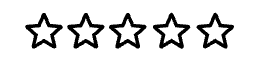
#> input picture starrate.png, 267 x 57 px; its folder holds 3 pictures in this run
$ python -i review.py   (imports and definitions only)   (older library calls are emulated)
#> lines starting #> are read from the running program, lines starting #| are printed output that depends on the picture
from tkinter import *
from PIL import Image, ImageTk
from db_conn import readFromDb, insertUpdateDeleteToDb

def review():
    global review_screen
    global review_image
    global starrate_icon
    global back_icon
    review_screen = Toplevel()
    starrate_icon = ImageTk.PhotoImage(Image.open("starrate.png").resize((160, 70), Image.ANTIALIAS))
    review_image = ImageTk.PhotoImage(Image.open("review_image.png").resize((580, 350), Image.ANTIALIAS))
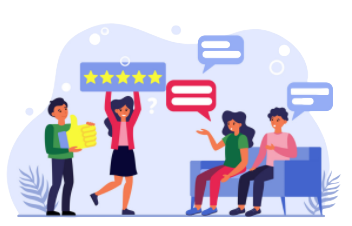
#> input picture review_image.png, 352 x 226 px

    txt_review = "Review"
    geometry_size = "1366x768"
    txt_comments = "Comments:"
    txt_rating = "Rating (Please select a star amount):"
    txt_submit = "Submit"
    txt_amount = " 1   2  3   4   5"

    back_icon = ImageTk.PhotoImage(Image.open("back.png").resize((30, 30), Image.ANTIALIAS))
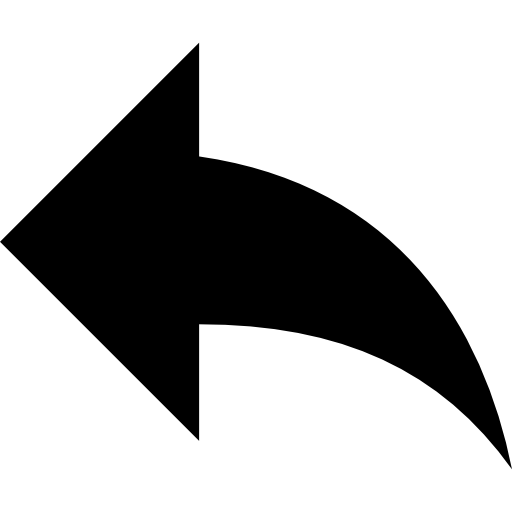
#> input picture back.png, 512 x 512 px
    Button(review_screen, image = back_icon, cursor="hand2", command = close_page).place(x=15,y=15)
    Label(review_screen, image = starrate_icon).place(x=420, y=535)
    Label(review_screen, image = review_image).place(x=750, y=140)
    Label(review_screen, text = txt_review, font = ("Helvetica", 38, "bold"), foreground = "black").place(x=50, y=95)
    Label(review_screen, text = txt_amount, font = ("Helvetica", 15, "bold"), foreground = "black").place(x=430, y=619)
    Button(review_screen, text= txt_submit, font = ("Helvetica", 15, "bold"), foreground="white", background="blue", width=16, height=1, cursor="hand2", command = page_not_found).place(x=1101,y=669)
    Label(review_screen, text = txt_rating, font = ("Helvetica", 15, "bold"), foreground = "blue").place(x=60, y=468)

    Label(review_screen, text = txt_comments, font = ("Helvetica", 15, "bold"), foreground = "blue").place(x=60, y=218)

    review_screen.title(txt_review)
    review_screen.state("zoomed")
    review_screen.geometry(geometry_size)

def page_not_found():
    global page_not_found_screen
    page_not_found_screen = Toplevel(review_screen)
    page_not_found_screen.title("Error")
    Label(page_not_found_screen, text="Page not found").pack()
    Button(page_not_found_screen, text="OK", command=delete_page_not_found).pack()

def delete_page_not_found():
    page_not_found_screen.destroy()

def close_page():
    review_screen.destroy()

>>> result = review()
